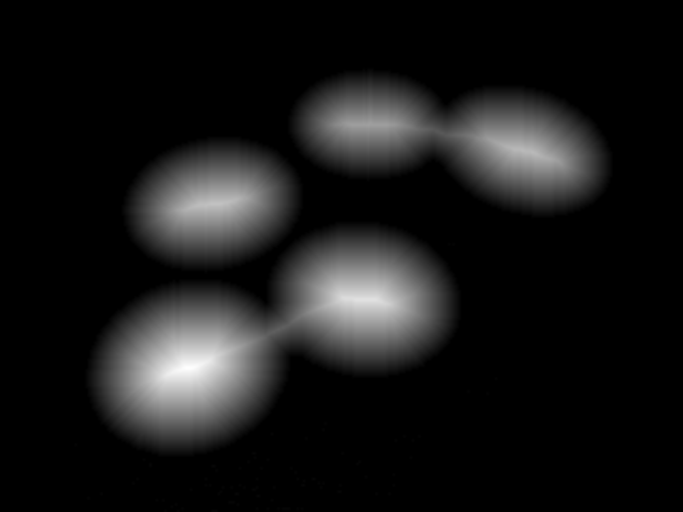
#> input picture Lesson8/circles.png, 683 x 512 px, given in place of Lesson8circles.png, which was not available
$ python Barancibia_HW_8.py   (Python 2 division)   (older library calls are emulated)
#> lines starting #> are read from the running program, lines starting #| are printed output that depends on the picture; after the words box and inside, x2 and y2 are one past the last pixel; in counts of white or black regions, pixels touching at a corner belong together; long printed decimals are rounded; pictures that were not available may be replaced by others from this repository, and a replacement may not be noted
#Ben Arancibia
#Week 8 Assignment
#November 4th, 2014

import scipy.ndimage as ndimage
import scipy.misc as misc
import numpy as np

dir = '/users/bcarancibia/CUNY_IS_602/Lesson8'
images = ['circles.png', 'objects.png', 'peppers.png']
#file import
for i in range(len(images)):
    print "-" * 30
    print images[i][0:-4]
    raw = misc.imread(dir + images[i])
#> raw is the input picture: shape (512, 683); min 0, max 254, mean 24.1

    img = ndimage.gaussian_filter(raw, 2)
    #gaussian http://en.wikipedia.org/wiki/Gaussian_filter
    #http://docs.scipy.org/doc/scipy-0.14.0/reference/generated/scipy.ndimage.filters.gaussian_filter.html
    thresh = img > img.mean()
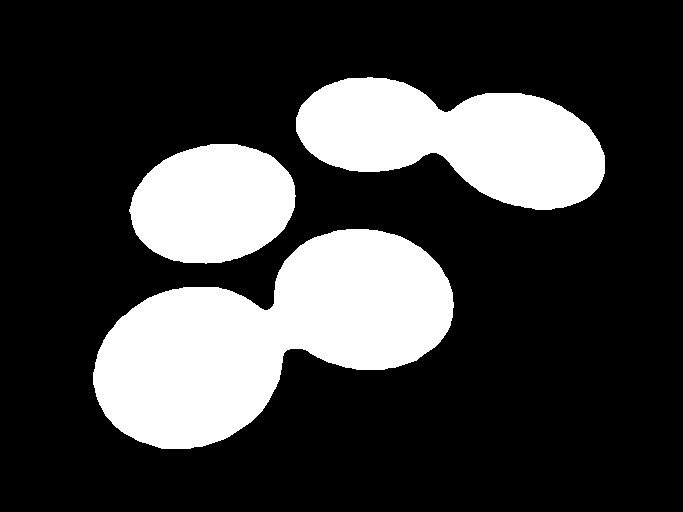
#> thresh: shape (512, 683) bool; 24.5% white; 3 white regions, box (x1, y1, x2, y2) and area: (93, 229, 454, 449) 44472, (296, 77, 605, 210) 25878, (129, 144, 296, 264) 15486

    lbls = ndimage.label(thresh)
    nrobj = lbls[1]
#> nrobj = 3
    print "Object count: " + str(nrobj) #count
#| Object count: 3


    centers = ndimage.center_of_mass(thresh, lbls[0], np.arange(1, nrobj + 1, 1)) #centers
#> centers = [(139.1, 457), (203.5, 212.5), (336.2, 267.7)]
    for j in range(len(centers)):
        print "Object number" + str(j+1) + "center:"
        print "x = " + str(centers[j][0])
        print "y = " + str(centers[j][1])
#> this loop made 3 passes
#| Object number1center:
#| x = 139.108
#| y = 456.950
#| Object number2center:
#| x = 203.520
#| y = 212.481
#| Object number3center:
#| x = 336.167
#| y = 267.702
#> pass 2 of the loop `for i in range(len(images)):`:
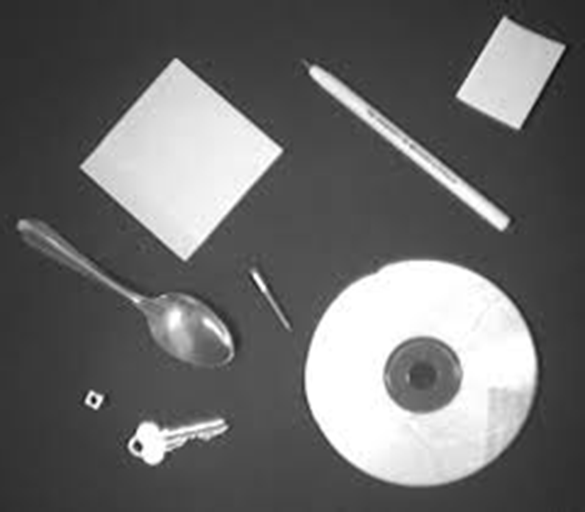
#> input picture Lesson8/objects.png, 585 x 512 px, given in place of Lesson8objects.png, which was not available
#> raw is the input picture: shape (512, 585, 3); min 6, max 255, mean 106.8
#> img: shape (512, 585, 3)
#> `thresh = img > img.mean()`:
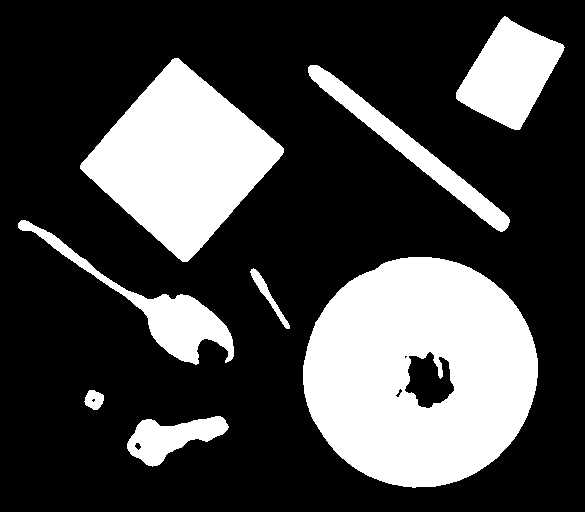
#> thresh: shape (512, 585, 3) bool; 27.5% white; 8 white regions, largest, box (x1, y1, x2, y2) and area: (303, 257, 538, 488) 40393, (80, 58, 284, 262) 21930, (456, 16, 565, 130) 6957
#> nrobj = 8
#| Object count: 8
#> centers = [(73.5, 509.3, 1), (159.3, 181.1, 1), (148.2, 409.9, 1), (310.4, 159.4, 1), (371.5, 419.5, 1), (295.5, 267.9, 1), (399.3, 93.74, 1), (437, 171, 1)]
#> the loop `for j in range(len(centers)):` made 8 passes
#> (printed output is left out)
